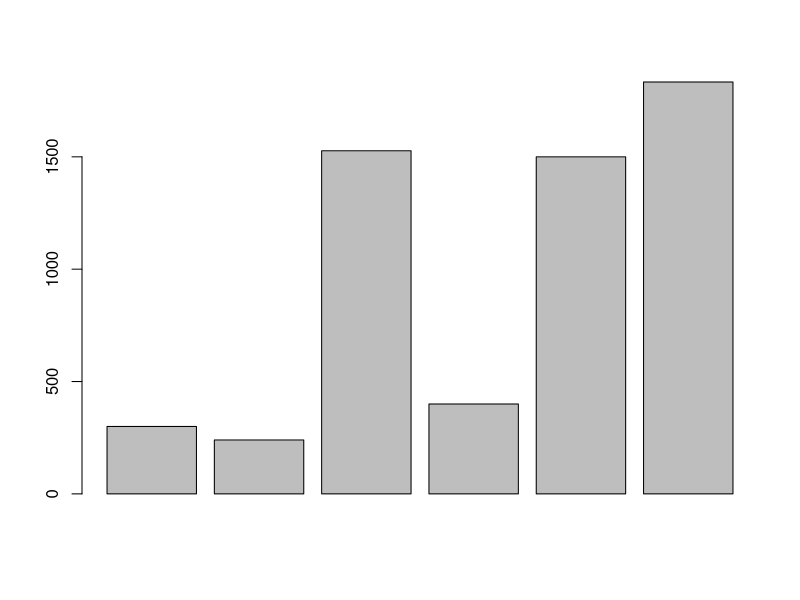
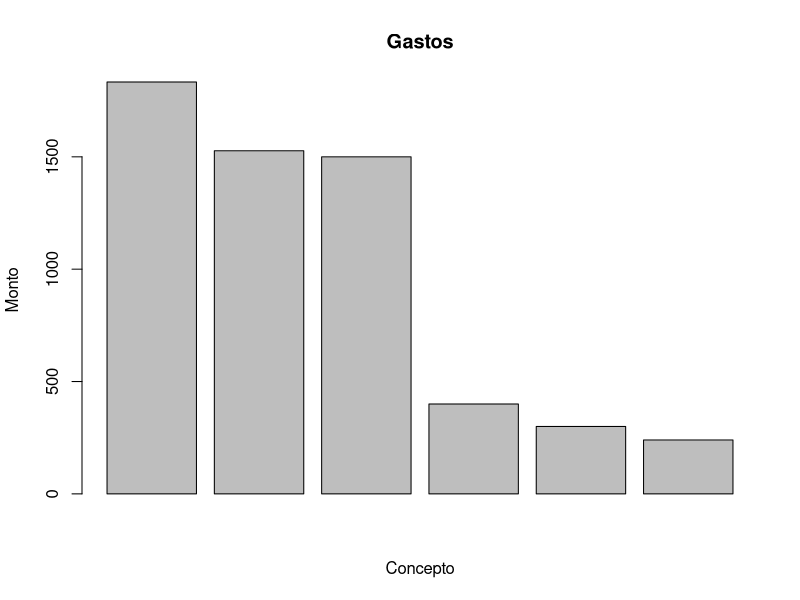

These figures' R source, in order:
# Elsa Hernandez Rodriguez
# 06/02/2025
# Matr: 1135386
#
# Gastos totales ----------------------------------------------------------

300 + 240 + 1527 + 400 + 1500 + 1833
sum(300,240,1527,400,1500,1833)
celular <- 300
celular
transporte <- 240
comestibles <- 1527
gimnasio <-400
alquiler <- 1500
otros <-1833
gastostotales <- sum(celular,transporte,comestibles,gimnasio,alquiler,otros)
gastostotales * 5
gastostotales * 10

# Otras funciones ---------------------------------------------------------

abs(10)
abs(-4)
sqrt(9)
log(2)

# Comentarios -------------------------------------------------------------

# este es un comentario
# este es otro comentario
2 * 9
4 + 5 #tambien se puede colocar un comentario aqui

# Mayusculas y minusculas -------------------------------------------------

celular <- 300
Celular <- -300
CELULAR <- 8000
celular + Celular
CELULAR - celular

# Ayuda -------------------------------------------------------------------

help(abs)
help(mean)
?abs
?mean
help.search("absolute")
??absolute

# Autoevaluacion ----------------------------------------------------------

gastos <- c(celular,transporte,comestibles,gimnasio,alquiler,otros)
barplot(gastos)
sort(gastos)
sort(gastos, decreasing = TRUE)
gastos.decreciente <- sort(gastos, decreasing = TRUE)
barplot(gastos.decreciente, main = "Gastos", xlab = "Concepto", ylab = "Monto")